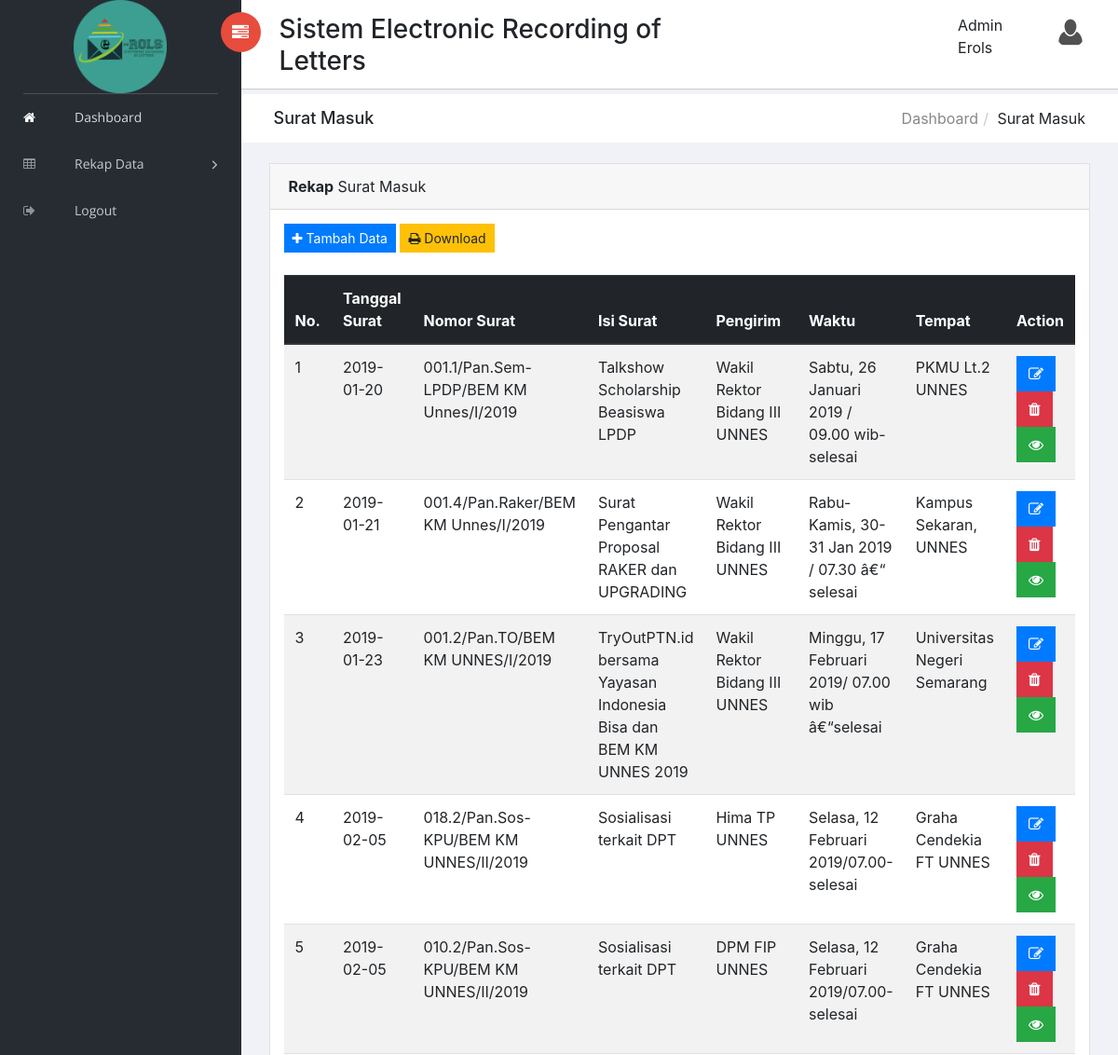
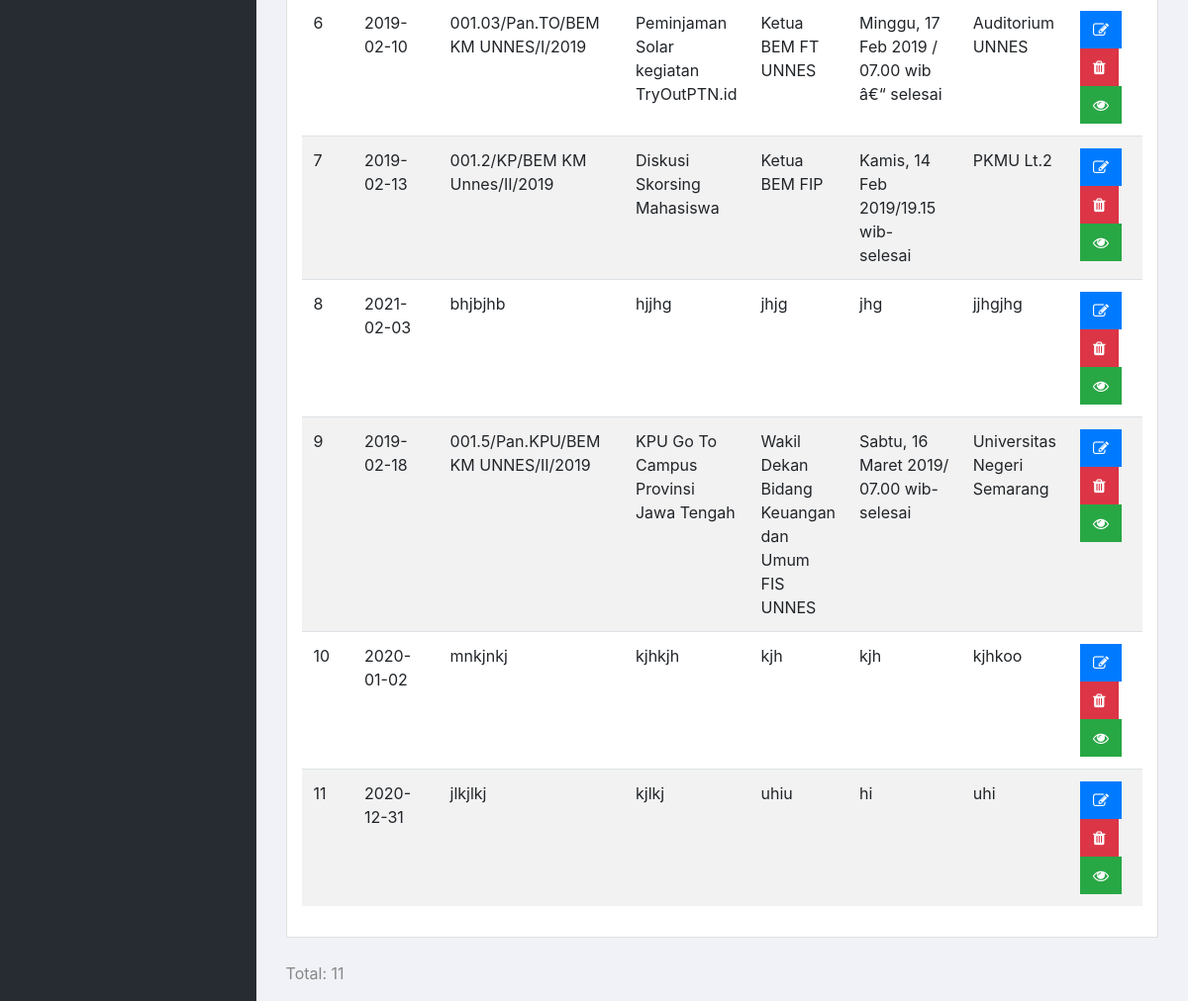
Screenshot of /user/index.php?page=masuk-read (signed in) with the database file from the repository (2 pictures, top to bottom).
### tables this page shows
CREATE TABLE IF NOT EXISTS `surat_masuk` (
  `id` int(200) NOT NULL,
  `no_surat` text NOT NULL,
  `t_diterima` date NOT NULL,
  `t_surat` date NOT NULL,
  `perihal` text NOT NULL,
  `isi_surat` text NOT NULL,
  `alamat_pengirim` text NOT NULL,
  `waktu` text NOT NULL,
  `tempat` text NOT NULL,
  `lampiran` text NOT NULL,
  `keterangan` text NOT NULL,
  `user` varchar(250) NOT NULL,
  PRIMARY KEY (`id`)
);

### user/surat_masuk/masuk-read.php (the view)
<div class="breadcrumbs">
            <div class="col-sm-4">
                <div class="page-header float-left">
                    <div class="page-title">
                        <h1>Surat Masuk</h1>
                    </div>
                </div>
            </div>
            <div class="col-sm-8">
                <div class="page-header float-right">
                    <div class="page-title">
                        <ol class="breadcrumb text-right">
                        <li><a href="index.php?page=home">Dashboard</a></li>
                            <li class="active">Surat Masuk</li>
                        </ol>
                    </div>
                </div>
            </div>
        </div>
        <div class="content mt-3">
    <div class="col-lg-12">
    <div class="card">
        <div class="card-header">
            <strong>Rekap</strong> Surat Masuk
        </div>
    <div class="card-body card-block">
<form action="index.php?page=masuk-tambah" method="post" enctype="multipart/form-data" class="form-horizontal">
                        <button type="submit" class="btn btn-primary btn-sm" href= >
                          <i class="fa fa-plus"></i> Tambah Data </button>
<a href="../user/pdf_surat-masuk.php" class="btn btn-warning btn-sm">
                          <i class="fa fa-print"></i> Download </button></a>
</form>
<br />
<?php
require_once "../koneksi.php";
$query = "SELECT * FROM surat_masuk";
$nomor=0;
$data = mysqli_query($db,$query);
echo "<table class='table table-striped'>";
echo "<thead class='thead-dark'>";
echo "<tr>";
echo "<th>No.</th>";
echo "<th>Tanggal Surat</th>";
echo "<th>Nomor Surat</th>";
echo "<th>Isi Surat</th>";
echo "<th>Pengirim</th>";
echo "<th>Waktu</th>";
echo "<th>Tempat</th>";
echo "<th colspan='3' align='center'>Action</th>";
echo "</tr>";
echo "</thead>";
while($row = mysqli_fetch_array($data,MYSQLI_ASSOC))
{
    $nomor++;
    echo "<tr>";
    echo "<td>".$nomor."</td>";
    echo "<td>".$row['t_surat']."</td>";
    echo "<td>".$row['no_surat']."</td>";
    echo "<td>".$row['isi_surat']."</td>";
    echo "<td>".$row['alamat_pengirim']."</td>";
    echo "<td>".$row['waktu']."</td>";
    echo "<td>".$row['tempat']."</td>";
    $href = "index.php?page=masuk-edit&id=".$row['id'];
    $btn = "<a class='btn btn-primary' href='$href'><i class='fa fa-edit'></i></a>";
    echo "<td>".$btn;
    $href1 = "index.php?page=masuk-hapus-notif&id=".$row['id'];
    $btn1 = "<a class='btn btn-danger' href='$href1'><i class='fa fa-trash'></i></a>";
    echo $btn1;
    $href2 = "index.php?page=masuk-view&id=".$row['id'];
    $btn2 = "<a class='btn btn-success' href='$href2'><i class='fa fa-eye'></i></a>";
    echo $btn2."</td>";
    echo "</tr>";
}
echo "</table>";
?>
</div>
</div>
<p>Total: <?php echo mysqli_num_rows($data) ?></p>
</div>
</div>

### user/index.php (shortened to what this page needs)
<!doctype html>
 <html class="no-js" lang="">
<head>
    <link rel="stylesheet" href="assets/css/normalize.css">
    <link rel="stylesheet" href="assets/css/bootstrap.min.css">
    <link rel="stylesheet" href="assets/css/font-awesome.min.css">
    <link rel="stylesheet" href="assets/css/themify-icons.css">
    <link rel="stylesheet" href="assets/css/flag-icon.min.css">
    <link rel="stylesheet" href="assets/css/cs-skin-elastic.css">
    <link rel="stylesheet" href="assets/scss/style.css">
    <link href="assets/css/lib/vector-map/jqvmap.min.css" rel="stylesheet">
</head>
<body>
    <aside id="left-panel" class="left-panel">
        <nav class="navbar navbar-expand-sm navbar-default">
            <div class="navbar-header">
                <a class="navbar-brand" href="index.php?page=home"><img width="100px" height="100px" src="../images/loggoerols.png" alt="Logo"></a>
            </div>
            <div id="main-menu" class="main-menu collapse navbar-collapse">
                <ul class="nav navbar-nav">
                    <li class="active">
                        <a href="index.php?page=home"> <i class="menu-icon fa fa-home" height="40%"></i>Dashboard </a>
                    </li>
                    <li class="menu-item-has-children dropdown">
                        <a href="#" class="dropdown-toggle" data-toggle="dropdown" aria-haspopup="true" aria-expanded="false"> <i class="menu-icon fa fa-table"></i>Rekap Data</a>
                    </li>
                    <li>
                        <a href="../logout.php"> <i class="menu-icon fa fa-sign-out"></i>Logout</a>
                      </li>
                </ul>
            </div>
        </nav>
    </aside>
    <div id="right-panel" class="right-panel">
        <header id="header" class="header">
            <div class="header-menu">
                <div class="col-sm-7">
                    <a id="menuToggle" class="menutoggle pull-left"><i class="fa fa fa-tasks"></i></a>
                    <div class="header-left">
                        <h3>Sistem Electronic Recording of Letters</h3>
                    </div>
                </div>
                <div class="col-sm-5">
                    <div class="user-area dropdown float-right">
                        <a href="#" class="dropdown-toggle" data-toggle="dropdown" aria-haspopup="true" aria-expanded="false">
                            <img class="user-avatar rounded-circle" src="../images/user.png" alt="">
                        </a>
                    <div class="col-sm-5">
                    <?php
                        echo $_SESSION['nama'] ;
                    ?>
                    </div>
                    </div>
                </div>
            </div>
        </header>
            <?php
            		if(isset($_GET['page'])){
            		$page = $_GET['page'];
            		switch ($page) {
                        case 'masuk-read':
                            include "../user/surat_masuk/masuk-read.php";
                            break;
            		}
            	}else{
            		include "home.php";
            	}
            ?>
</body>
</html>

### rows the page displays
surat_masuk: t_surat "2019-01-20", no_surat "001.1/Pan.Sem-LPDP/BEM KM Unnes/I/2019", isi_surat "Talkshow Scholarship Beasiswa LPDP", alamat_pengirim "Wakil Rektor Bidang III UNNES", waktu "Sabtu, 26 Januari 2019 / 09.00 wib-selesai", tempat "PKMU Lt.2 UNNES"
surat_masuk: t_surat "2019-01-21", no_surat "001.4/Pan.Raker/BEM KM Unnes/I/2019", isi_surat "Surat Pengantar Proposal RAKER dan UPGRADING", alamat_pengirim "Wakil Rektor Bidang III UNNES", waktu "Rabu-Kamis, 30-31 Jan 2019 / 07.30 â€“ selesai", tempat "Kampus Sekaran, UNNES"
surat_masuk: t_surat "2019-01-23", no_surat "001.2/Pan.TO/BEM KM UNNES/I/2019", isi_surat "TryOutPTN.id bersama Yayasan Indonesia Bisa dan BEM KM UNNES 2019", alamat_pengirim "Wakil Rektor Bidang III UNNES", waktu "Minggu, 17 Februari 2019/ 07.00 wib â€“selesai", tempat "Universitas Negeri Semarang"
surat_masuk: t_surat "2019-02-05", no_surat "018.2/Pan.Sos-KPU/BEM KM UNNES/II/2019", isi_surat "Sosialisasi terkait DPT", alamat_pengirim "Hima TP UNNES", waktu "Selasa, 12 Februari 2019/07.00-selesai", tempat "Graha Cendekia FT UNNES"
surat_masuk: t_surat "2019-02-05", no_surat "010.2/Pan.Sos-KPU/BEM KM UNNES/II/2019", isi_surat "Sosialisasi terkait DPT", alamat_pengirim "DPM FIP UNNES", waktu "Selasa, 12 Februari 2019/07.00-selesai", tempat "Graha Cendekia FT UNNES"
surat_masuk: t_surat "2019-02-10", no_surat "001.03/Pan.TO/BEM KM UNNES/I/2019", isi_surat "Peminjaman Solar kegiatan TryOutPTN.id", alamat_pengirim "Ketua BEM FT UNNES", waktu "Minggu, 17 Feb 2019 / 07.00 wib â€“ selesai", tempat "Auditorium UNNES"
surat_masuk: t_surat "2019-02-13", no_surat "001.2/KP/BEM KM Unnes/II/2019", isi_surat "Diskusi Skorsing Mahasiswa", alamat_pengirim "Ketua BEM FIP", waktu "Kamis, 14 Feb 2019/19.15 wib- selesai", tempat "PKMU Lt.2"
surat_masuk: t_surat "2021-02-03", no_surat "bhjbjhb", isi_surat "hjjhg", alamat_pengirim "jhjg", waktu "jhg", tempat "jjhgjhg"
surat_masuk: t_surat "2019-02-18", no_surat "001.5/Pan.KPU/BEM KM UNNES/II/2019", isi_surat "KPU Go To Campus Provinsi Jawa Tengah", alamat_pengirim "Wakil Dekan Bidang Keuangan dan Umum FIS UNNES", waktu "Sabtu, 16 Maret 2019/ 07.00 wib-selesai", tempat "Universitas Negeri Semarang"
surat_masuk: t_surat "2020-01-02", no_surat "mnkjnkj", isi_surat "kjhkjh", alamat_pengirim "kjh", waktu "kjh", tempat "kjhkoo"
surat_masuk: t_surat "2020-12-31", no_surat "jlkjlkj", isi_surat "kjlkj", alamat_pengirim "uhiu", waktu "hi", tempat "uhi"

### other values shown
$_SESSION['nama'] "Admin Erols"
mysqli_num_rows($data) "11"
